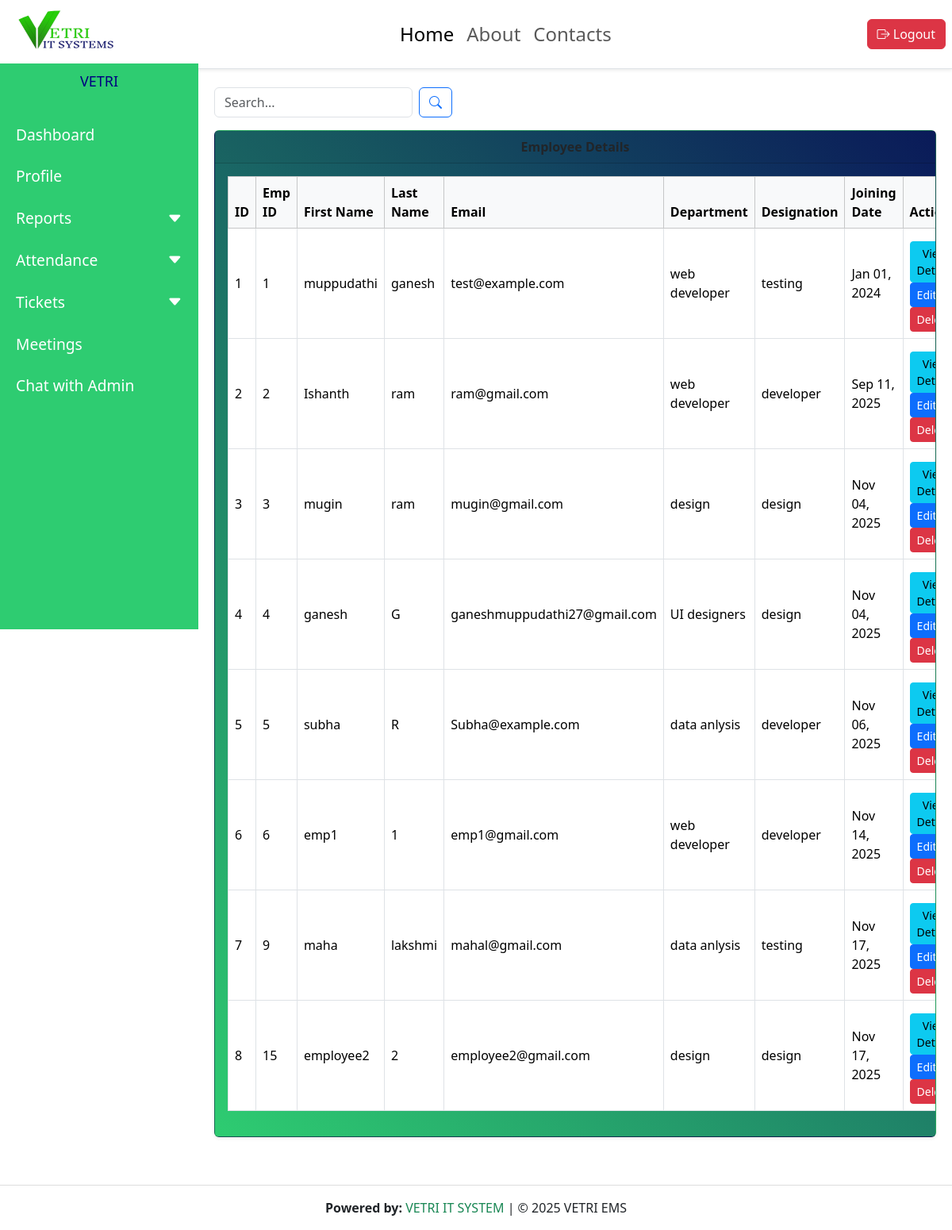
/employees/, run on the app's committed database.
### employees/models.py (models this page shows, shortened)
class Employee(models.Model):
    user = models.OneToOneField(User, on_delete=models.CASCADE, null=True, blank=True)
    emp_id = models.CharField(max_length=20, unique=True)
    first_name = models.CharField(max_length=100)
    last_name = models.CharField(max_length=100, blank=True)
    email = models.EmailField(unique=True)
    phone = models.CharField(max_length=20)
    department = models.ForeignKey(Department, on_delete=models.CASCADE, null=True, blank=True)
    designation = models.ForeignKey(Designation, on_delete=models.CASCADE, null=True, blank=True)
    date_joined = models.DateField(default=timezone.now)
    address = models.TextField(blank=True)

class Department(models.Model):
    name = models.CharField(max_length=100)
    def __str__(self):
        return self.name

class Designation(models.Model):
    title = models.CharField(max_length=100)
    def __str__(self):
        return self.title

### employees/views.py (the view)
# urls.py: path('employees/', views.employee_list, name='employee_list'),
def employee_list(request):
    employees = Employee.objects.all()
    attendance_data = Attendance.objects.all()
    leave_data = Leave.objects.all()
    return render(request, 'employees/employee_list.html', {
        'employees': employees,
        'attendance_data': attendance_data,
        'leave_data': leave_data,
    })

### employees/context_processors.py (called while the page is built)
def admin_id_processor(request):
    try:
        admin_user = User.objects.filter(is_superuser=True).first()
        return {'admin_id': admin_user.id if admin_user else None}
    except:
        return {'admin_id': None}

def unread_ticket_count(request):
    if request.user.is_authenticated and request.user.is_superuser:
        return {"unread_count": Ticket.objects.filter(is_read=False).count()}
    return {"unread_count": 0}

### employees/templates/employees/employee_list.html (shortened to what this page needs)
{% extends "base.html" %}
{% load static %}
{% block content %}
  <link href="https://cdn.jsdelivr.net/npm/bootstrap@5.3.3/dist/css/bootstrap.min.css" rel="stylesheet">
  <link href="https://cdn.jsdelivr.net/npm/bootstrap-icons@1.11.1/font/bootstrap-icons.css" rel="stylesheet">
    <div class="d-flex justify-content-between align-items-center mb-3 flex-wrap">
      <form method="get" class="d-flex" style="max-width: 300px;">
        <input type="text" name="q" value="{{ q }}" placeholder="Search..." class="form-control me-2" />
        <button type="submit" class="btn btn-outline-primary"><i class="bi bi-search"></i></button>
      </form>
    </div>
    <div class="card shadow-sm">
      <div class="card-header text-center fw-bold">
        Employee Details
      </div>
      <div class="card-body table-responsive">
      <table class="table table-bordered align-middle  table-hover">
  <thead class="table-light">
    <tr>
      <th>ID</th>
      <th>Emp ID</th>
      <th>First Name</th>
      <th>Last Name</th>
      <th>Email</th>
      <th>Department</th>
      <th>Designation</th>
      <th>Joining Date</th>
      <th>Action</th>
    </tr>
  </thead>
  <tbody>
    {% for e in employees %}
    <tr>
      <td>{{ forloop.counter }}</td>
      <td>{{ e.emp_id }}</td>
      <td>{{ e.first_name }}</td>
      <td>{{ e.last_name }}</td>
      <td>{{ e.email }}</td>
      <td>{{ e.department }}</td>
      <td>{{ e.designation }}</td>
      <td>{{ e.date_joined|date:"M d, Y" }}</td>
      <td>
        <div class="mt-2">
           <a href="{% url 'employee_detail' %}?q={{ e.first_name }}" class="btn btn-info btn-sm">
    View Details
  </a>
          <a href="{% url 'edit_employee' e.id %}" class="btn btn-primary btn-sm">Edit</a>
          <a href="{% url 'delete_employee' e.id %}" class="btn btn-danger btn-sm"
             onclick="return confirm('Are you sure you want to delete {{ e.first_name }}?');">Delete</a>
        </div>
      </td>
    </tr>
    {% endfor %}
  </tbody>
</table>
      </div>
    </div>
  </div>
{% endblock %}

### employees/static/css/style.css (style rules this page uses)
body { margin: 0; font-family: 'Poppins', sans-serif; background-color: #f8f9fa; overflow-x: hidden; }
.card { background: linear-gradient(45deg, #2ECC71, #0A1A5B) !important; color: white; }

### data on the page
Employee: emp_id "1", first_name "muppudathi", last_name "ganesh", email "test@example.com", department "web developer", designation "testing", date_joined "Jan 01, 2024"
Employee: emp_id "2", first_name "Ishanth", last_name "ram", email "ram@gmail.com", department "web developer", designation "developer", date_joined "Sep 11, 2025"
Employee: emp_id "3", first_name "mugin", last_name "ram", email "mugin@gmail.com", department "design", designation "design", date_joined "Nov 04, 2025"
Employee: emp_id "4", first_name "ganesh", last_name "G", email "ganeshmuppudathi27@gmail.com", department "UI designers", designation "design", date_joined "Nov 04, 2025"
Employee: emp_id "5", first_name "subha", last_name "R", email "Subha@example.com", department "data anlysis", designation "developer", date_joined "Nov 06, 2025"
Employee: emp_id "6", first_name "emp1", last_name "1", email "emp1@gmail.com", department "web developer", designation "developer", date_joined "Nov 14, 2025"
Employee: emp_id "9", first_name "maha", last_name "lakshmi", email "mahal@gmail.com", department "data anlysis", designation "testing", date_joined "Nov 17, 2025"
Employee: emp_id "15", first_name "employee2", last_name "2", email "employee2@gmail.com", department "design", designation "design", date_joined "Nov 17, 2025"
